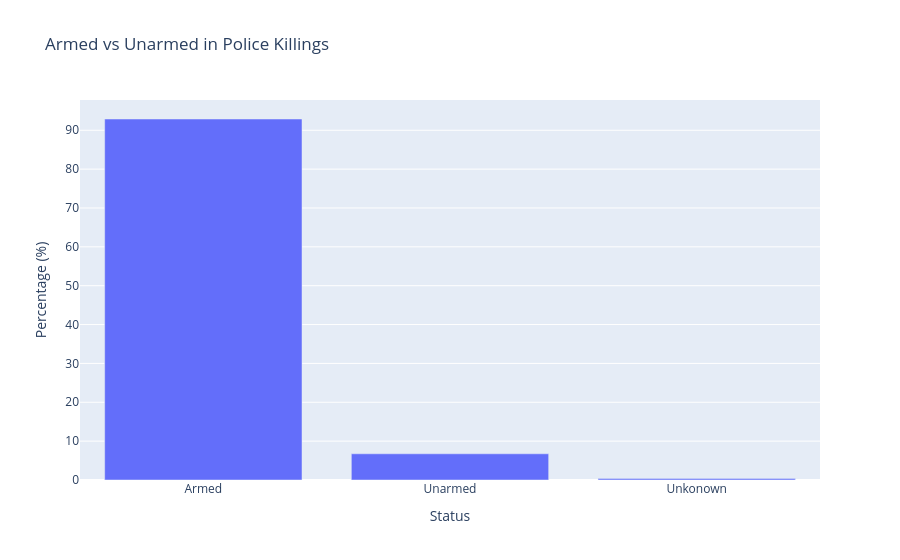

Notebook source saved alongside this figure:
### Code cell
#charts
fig=px.bar(
    x=armed_percentage.index,
    y=armed_percentage.values,
    title='Armed vs Unarmed in Police Killings',
    labels={'x':'Status', 'y':'Percentage (%)'}
)
fig.show()

### Figure 1 — Plotly figure (JSON) as saved in the notebook; plotly's stock layout.template omitted (floating-point values rounded to 4 significant figures)
{"data": [{"hovertemplate": "Status=%{x}<br>Percentage (%)=%{y}<extra></extra>", "legendgroup": "", "marker": {"color": "#636efa", "pattern": {"shape": ""}}, "name": "", "orientation": "v", "showlegend": false, "textposition": "auto", "type": "bar", "x": ["Armed", "Unarmed", "Unkonown"], "xaxis": "x", "y": [92.9, 6.746, 0.355], "yaxis": "y"}], "layout": {"autosize": true, "barmode": "relative", "legend": {"tracegroupgap": 0}, "title": {"text": "Armed vs Unarmed in Police Killings"}, "xaxis": {"anchor": "y", "autorange": true, "domain": [0, 1], "range": [-0.5, 2.5], "title": {"text": "Status"}, "type": "category"}, "yaxis": {"anchor": "x", "autorange": true, "domain": [0, 1], "range": [0, 97.79], "title": {"text": "Percentage (%)"}, "type": "linear"}}}
